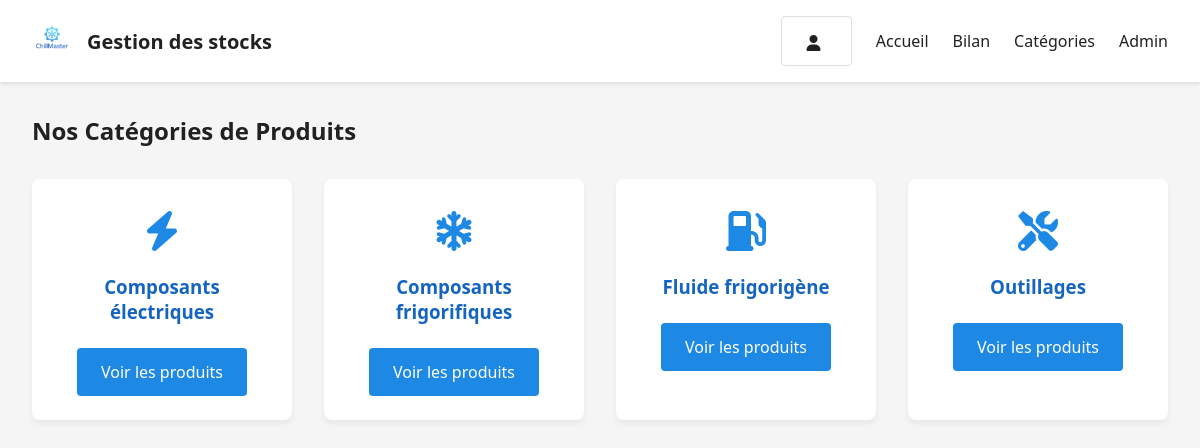
The app's page /stock/categories/ with its own data.
### stockapp/models.py (models this page shows, shortened)
class Categorie(models.Model):
    nom = models.CharField(max_length=100)
    description = models.TextField(blank=True)
    icone = models.CharField(max_length=50, default='fa-box')  # Pour les icônes FontAwesome
    '''def save(self, *args, **kwargs):
        # S'assure que les catégories existent lors du premier accès
        if not Categorie.objects.exists():
            Categorie.creer_categories_par_defaut()
        super().save(*args, **kwargs)'''

### stockapp/views.py (the view)
# urls.py: path('categories/', views.categories, name='categories'),
def categories(request):
    if Categorie.objects.count() == 0:
        Categorie.creer_categories_par_defaut()
    categories = Categorie.objects.all()
    return render(request, 'stockapp/categories.html', {'categories': categories})

### stockapp/templates/stockapp/categories.html (shortened to what this page needs)
{% extends "stockapp/base.html" %}
{% load static %}
{% block content %}
<div class="container">
    <h2>Nos Catégories de Produits</h2>
    <div class="categories-grid">
        {% for categorie in categories %}
        <div class="category-card">
            <div class="category-icon">
                <i class="fas {{ categorie.icone }}"></i>
            </div>
            <h3>{{ categorie.nom }}</h3>
            <a href="{% url 'stockapp:produits_categorie' categorie.id %}" class="btn">Voir les produits</a>
        </div>
        {% endfor %}
    </div>
</div>
{% endblock %}

### stockapp/static/stockapp/css/style.css (style rules this page uses)
:root { --primary-color: #1e88e5; --primary-dark: #1565c0; --primary-light: #64b5f6; --white: #ffffff; --light-gray: #f5f5f5; --medium-gray: #e0e0e0; --dark-gray: #757575; --black: #212121; --danger: #e53935; --warning: #ffb300; --success: #43a047; }
body { font-family: 'Segoe UI', Tahoma, Geneva, Verdana, sans-serif; margin: 0; padding: 0; background-color: var(--light-gray); color: var(--black); }
.container { max-width: 1200px; margin: 2rem auto; padding: 0 2rem; }
.btn { padding: 0.75rem 1.5rem; font-size: 1rem; line-height: 1.5; border-radius: 4px; border: none; cursor: pointer; text-decoration: none; display: inline-block; background-color: var(--primary-color); color: white; transition: background-color 0.3s ease; }
.categories-grid { display: grid; grid-template-columns: repeat(auto-fill, minmax(250px, 1fr)); gap: 2rem; margin-top: 2rem; }
.category-card { background: var(--white); border-radius: 8px; padding: 1.5rem; box-shadow: 0 4px 6px rgba(0, 0, 0, 0.05); transition: transform 0.3s ease; text-align: center; }
.category-icon { font-size: 2.5rem; color: var(--primary-color); margin-bottom: 1rem; }
.category-card h3 { margin: 0.5rem 0; color: var(--primary-dark); }

### records on screen
Categorie: nom "Composants électriques"
Categorie: nom "Composants frigorifiques"
Categorie: nom "Fluide frigorigène"
Categorie: nom "Outillages"
